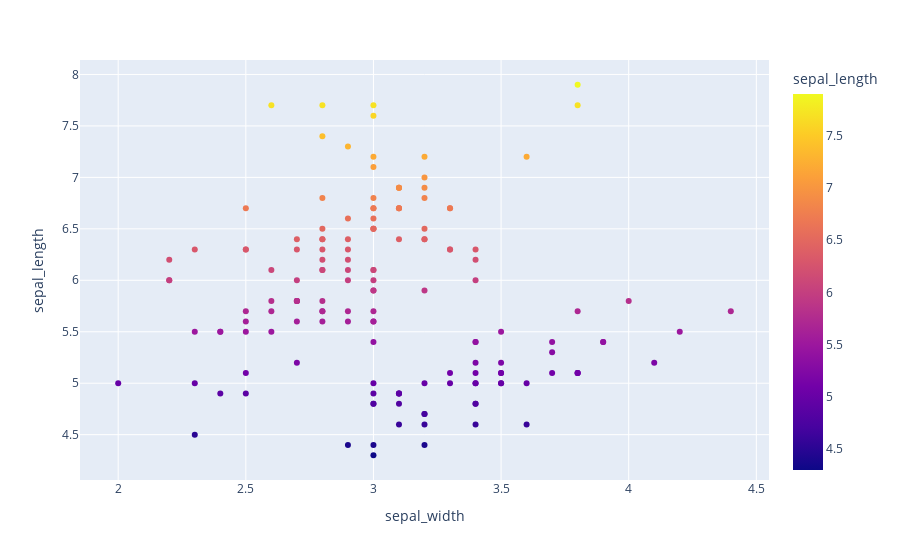

The cell this chart's notebook holds for it:
### Code cell
fig = px.scatter(
    data_frame=iris,
    x="sepal_width",
    y="sepal_length",
    color="sepal_length",    # 按照数字区分
    color_discrete_sequence=px.colors.sequential.RdBu   # 设置颜色
)
fig.show()

### Figure 1 — Plotly figure (JSON) as saved in the notebook; plotly's stock layout.template omitted (floating-point values rounded to 4 significant figures; data arrays with more than 128 entries replaced by an {"elided": "..."} marker saying what was removed)
{"data": [{"hovertemplate": "sepal_width=%{x}<br>sepal_length=%{marker.color}<extra></extra>", "legendgroup": "", "marker": {"color": {"elided": "150 float values"}, "coloraxis": "coloraxis", "symbol": "circle"}, "mode": "markers", "name": "", "orientation": "v", "showlegend": false, "type": "scatter", "x": {"elided": "150 float values"}, "xaxis": "x", "y": {"elided": "150 float values"}, "yaxis": "y"}], "layout": {"coloraxis": {"colorbar": {"title": {"text": "sepal_length"}}, "colorscale": [[0, "#0d0887"], [0.1111, "#46039f"], [0.2222, "#7201a8"], [0.3333, "#9c179e"], [0.4444, "#bd3786"], [0.5556, "#d8576b"], [0.6667, "#ed7953"], [0.7778, "#fb9f3a"], [0.8889, "#fdca26"], [1, "#f0f921"]]}, "legend": {"tracegroupgap": 0}, "margin": {"t": 60}, "xaxis": {"anchor": "y", "domain": [0, 1], "title": {"text": "sepal_width"}}, "yaxis": {"anchor": "x", "domain": [0, 1], "title": {"text": "sepal_length"}}}}
